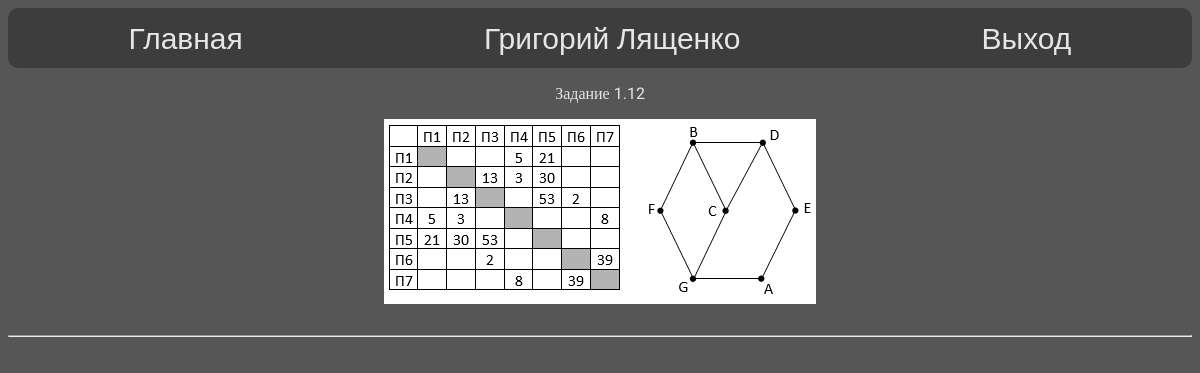
The app's page /task1/ (signed in) with its own data.
### users/models.py (models this page shows, shortened)
class CustomUser(AbstractUser):
    first_name = models.CharField(max_length=100, blank=False)
    last_name = models.CharField(max_length=100, blank=False)
    favorites = models.ManyToManyField(Variant)

### generator/models.py (models this page shows)
class Task1(models.Model):
    title = models.CharField(max_length=100, default='Задание 1', blank=True)
    content = RichTextUploadingField(blank=False, verbose_name='Задание')
    photo = models.ImageField(upload_to='photos/%Y/%m/%d', blank=True, verbose_name='Фото к заданию')
    answer = models.TextField(verbose_name='Ответ', blank=False)
    file = models.FileField(upload_to='files/%Y/%m/%d', blank=True, verbose_name='Файл к заданию')
    def __str__(self):
        return self.content
    class Meta:
        verbose_name = 'Задание 1'
        verbose_name_plural = 'Задание 1'

### generator/views.py (the view)
# urls.py: path('task<int:num>/', get_task, name='get_task'),
def get_task(request, num):
    tasks = all_models[num].objects.all()
    all_tasks = {}
    counter = 0
    for i in tasks:
        counter += 1
        all_tasks[f"task{counter}"] = i
    context = {'tasks': all_tasks}
    return render(request, 'generator/task.html', context)

### generator/templates/generator/task.html (shortened to what this page needs)
{% extends 'base.html' %}
{% block content %}
{% for i, j in tasks.items %}
<div class="card">
        <div class="card-body">
            <p>{{ j|safe }}</p>
            <div class="media">
                {% if j.photo %}
                <img src="{{ j.photo.url }}" alt="" class="float-left mr-3">
                {% endif %}
            </div>
        </div>
    </div>
<br>
<hr>
{% endfor %}
{% endblock %}

### templates/inc/_nav.html (shortened to what this page needs)
<nav class="navbar navbar-light bg-light">
  <a class="navbar-brand" href="{% url 'home' %}">
    Главная
  </a>
  {% if user.is_authenticated %}
  <a class="navbar-brand" href="{% url 'personal_account' %}">{{ user.first_name }} {{ user.last_name }}</a>
  <a class="navbar-brand" href="{% url 'logout' %}">
    Выход
  </a>
  {% else %}
    <a class="navbar-brand login" href="{% url 'login' %}">Войти</a>
    <a class="navbar-brand" href="{% url 'register' %}">Регитрация</a>
    {% endif %}
</nav>

### templates/inc/_nav.html (style rules this page uses)
.navbar { background-color: #3D3D3D; height: 60px; display: flex; justify-content: space-around; border: 1px solid; margin-right: auto; margin-left: auto; border: 0; border-radius: 10px; }
.navbar-brand { background-color: #3D3D3D; text-decoration: none; color: #E6E6E6; font-size: 30px; margin-top: auto; margin-bottom: auto; font-family: 'Roboto', sans-serif; padding: 6px; border-radius: 5px; transition: 0.1s linear; }

### templates/base.html (style rules this page uses)
* { background-color: #565656; }

### records on screen
CustomUser: first_name "Григорий", last_name "Лященко"
Task1: content "Задание 1.12", photo (picture)
